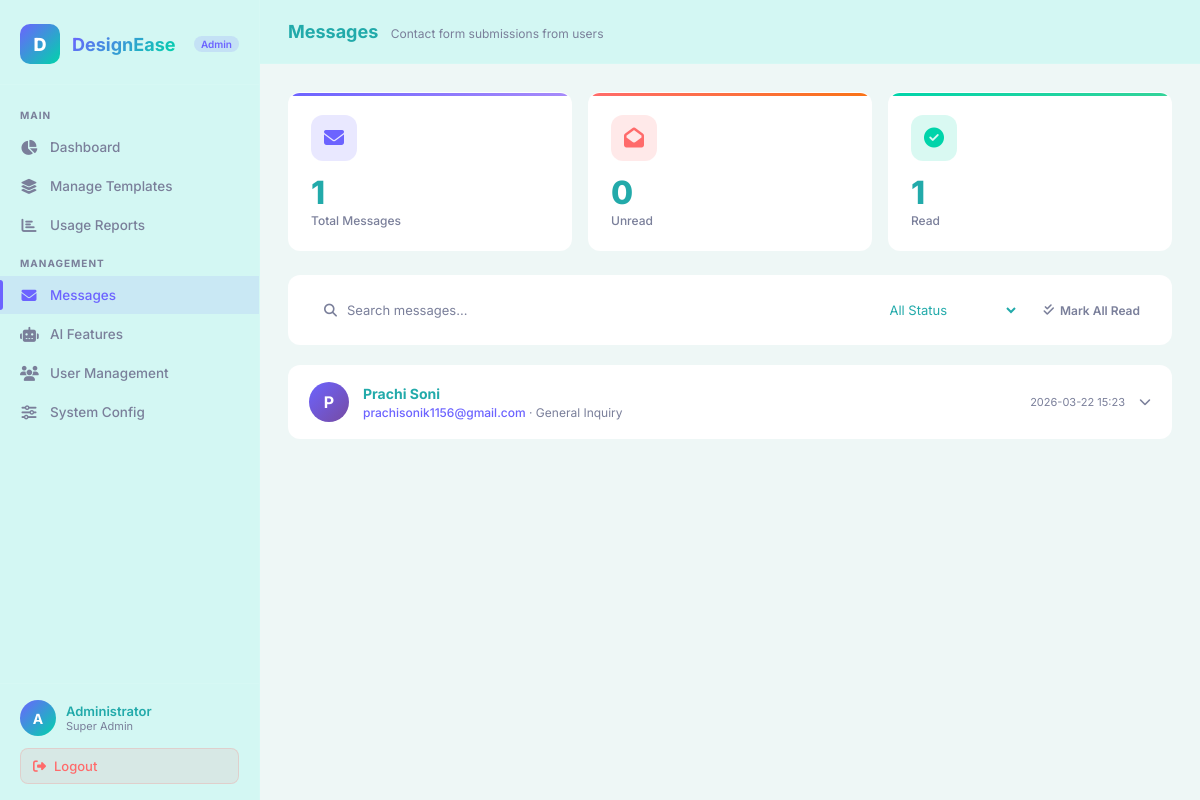
Screenshot of /admin/messages (signed in) with the database file from the repository.
### tables this page shows
CREATE TABLE contact_messages (
    id INTEGER PRIMARY KEY AUTOINCREMENT,
    first_name TEXT NOT NULL,
    last_name TEXT NOT NULL,
    email TEXT NOT NULL,
    phone TEXT,
    subject TEXT,
    message TEXT NOT NULL,
    status TEXT DEFAULT 'unread',
    created_at TIMESTAMP DEFAULT CURRENT_TIMESTAMP
);

### app.py (the view)
@app.route('/admin/messages')
@admin_required
def admin_messages():
    conn = get_db()
    messages = conn.execute(
        "SELECT * FROM contact_messages ORDER BY created_at DESC"
    ).fetchall()
    unread = conn.execute(
        "SELECT COUNT(*) FROM contact_messages WHERE status='unread'"
    ).fetchone()[0]
    conn.close()
    return render_template('admin_messages.html', messages=messages, unread=unread)

### app.py (called while the page is built)
def get_db_connection():
    conn = sqlite3.connect(DATABASE, timeout=10)
    conn.row_factory = sqlite3.Row
    return conn

def admin_required(f):
    @wraps(f)
    def wrapper(*args, **kwargs):
        if not session.get('admin'):
            return redirect(url_for('login'))
        return f(*args, **kwargs)
    return wrapper

### templates/admin_messages.html (shortened to what this page needs)
<!DOCTYPE html>
<html lang="en">
<head>
<link rel="stylesheet" href="https://cdnjs.cloudflare.com/ajax/libs/font-awesome/6.5.0/css/all.min.css">
<link rel="stylesheet" href="{{ url_for('static', filename='admin.css') }}">
</head>
<body>
<aside class="sidebar">
  <div class="sidebar-logo">
    <div class="logo-icon">D</div>
    <span class="logo-text">DesignEase</span>
    <span class="logo-badge">Admin</span>
  </div>
  <nav class="sidebar-nav">
    <div class="nav-section-title">Main</div>
    <a href="{{ url_for('admin_dashboard') }}" class="nav-item">
      <i class="fas fa-chart-pie"></i> Dashboard
    </a>
    <a href="{{ url_for('manage_templates') }}" class="nav-item">
      <i class="fas fa-layer-group"></i> Manage Templates
    </a>
    <a href="{{ url_for('user_report') }}" class="nav-item">
      <i class="fas fa-chart-bar"></i> Usage Reports
    </a>
    <div class="nav-section-title">Management</div>
    <a href="{{ url_for('admin_messages') }}" class="nav-item active">
      <i class="fas fa-envelope"></i> Messages
    </a>
    <a href="{{ url_for('ai_features') }}" class="nav-item">
      <i class="fas fa-robot"></i> AI Features
    </a>
    <a href="/admin/users" class="nav-item">
      <i class="fas fa-users"></i> User Management
    </a>
    <a href="{{ url_for('system_config') }}" class="nav-item">
      <i class="fas fa-sliders-h"></i> System Config
    </a>
  </nav>
  <div class="sidebar-footer">
    <div class="admin-info">
      <div class="admin-avatar">A</div>
      <div>
        <div class="admin-name">Administrator</div>
        <div class="admin-role">Super Admin</div>
      </div>
    </div>
    <a href="{{ url_for('logout') }}" class="logout-btn">
      <i class="fas fa-sign-out-alt"></i> Logout
    </a>
  </div>
</aside>
<div class="main-wrapper">
  <header class="top-header">
    <div>
      <span class="header-title">Messages</span>
      <span class="header-subtitle">Contact form submissions from users</span>
    </div>
  </header>
  <main class="page-content">
    <div class="stats-grid" style="grid-template-columns:repeat(3,1fr);margin-bottom:24px">
      <div class="stat-card purple">
        <div class="stat-top"><div class="stat-icon purple"><i class="fas fa-envelope"></i></div></div>
        <div class="stat-value">{{ messages|length }}</div>
        <div class="stat-label">Total Messages</div>
      </div>
      <div class="stat-card red">
        <div class="stat-top"><div class="stat-icon red"><i class="fas fa-envelope-open"></i></div></div>
        <div class="stat-value">{{ unread }}</div>
        <div class="stat-label">Unread</div>
      </div>
      <div class="stat-card green">
        <div class="stat-top"><div class="stat-icon green"><i class="fas fa-check-circle"></i></div></div>
        <div class="stat-value">{{ messages|length - unread }}</div>
        <div class="stat-label">Read</div>
      </div>
    </div>
    <div class="card" style="margin-bottom:20px">
      <div class="card-body" style="padding:14px 20px;display:flex;gap:12px;align-items:center;flex-wrap:wrap">
        <div class="search-bar" style="flex:1;min-width:200px">
          <i class="fas fa-search"></i>
          <input type="text" placeholder="Search messages..." id="msgSearch" oninput="filterMessages()">
        </div>
        <select class="form-control" id="statusFilter" style="width:150px" onchange="filterMessages()">
          <option value="all">All Status</option>
        </select>
        <button class="btn btn-outline btn-sm" onclick="markAllRead()">
          <i class="fas fa-check-double"></i> Mark All Read
        </button>
      </div>
    </div>
    <div class="card">
      <div class="card-body" style="padding:0">
        {% if messages %}
        <div id="messagesList">
          {% for msg in messages %}
          <div class="msg-row {% if msg.status == 'unread' %}msg-unread{% endif %}"
               id="msg-{{ msg.id }}"
               data-name="{{ (msg.first_name ~ ' ' ~ msg.last_name)|lower }}"
               data-email="{{ msg.email|lower }}"
               data-subject="{{ (msg.subject or '')|lower }}"
               data-status="{{ msg.status }}">
            <div class="msg-header" onclick="toggleMsg({{ msg.id }})">
              <div class="msg-left">
                <div class="msg-avatar">{{ msg.first_name[0]|upper }}</div>
                <div class="msg-meta">
                  <div class="msg-sender">
                    {{ msg.first_name }} {{ msg.last_name }}
                  </div>
                  <div class="msg-preview">
                    <span class="msg-email-tag">{{ msg.email }}</span>
                    {% if msg.subject %}· {{ msg.subject }}{% endif %}
                  </div>
                </div>
              </div>
              <div class="msg-right">
                <span class="msg-time">{{ msg.created_at[:16] if msg.created_at else '' }}</span>
                <i class="fas fa-chevron-down msg-chevron" id="chev-{{ msg.id }}"></i>
              </div>
            </div>
          </div>
          {% endfor %}
        </div>
        {% endif %}
      </div>
    </div>
  </main>
</div>
</body>
</html>

### templates/admin_messages.html (style rules this page uses)
.msg-row { border-bottom: 1px solid var(--border); transition: background 0.15s; }
.msg-row:last-child { border-bottom: none; }
.msg-header { display: flex; align-items: center; justify-content: space-between; padding: 16px 20px; cursor: pointer; user-select: none; }
.msg-left { display: flex; align-items: center; gap: 14px; flex: 1; min-width: 0; }
.msg-avatar { width: 40px; height: 40px; border-radius: 50%; background: linear-gradient(135deg, var(--accent), #764ba2); display: flex; align-items: center; justify-content: center; font-size: 16px; font-weight: 700; color: #fff; flex-shrink: 0; }
.msg-meta { min-width: 0; }
.msg-sender { font-size: 14px; font-weight: 700; color: var(--text-primary); display: flex; align-items: center; }
.msg-preview { font-size: 12px; color: var(--text-muted); margin-top: 3px; white-space: nowrap; overflow: hidden; text-overflow: ellipsis; }
.msg-email-tag { color: var(--accent); font-weight: 500; }
.msg-right { display: flex; align-items: center; gap: 14px; flex-shrink: 0; margin-left: 16px; }
.msg-time { font-size: 11px; color: var(--text-muted); white-space: nowrap; }
.msg-chevron { font-size: 12px; color: var(--text-muted); transition: transform 0.2s; }

### rows the page displays
contact_messages: first_name "P", first_name "Prachi", last_name "Soni", email "prachisonik1156@gmail.com", subject "General Inquiry", created_at "2026-03-22 15:23"

### other values shown
{{ messages|length }} "1"
{{ unread }} "0"
{{ messages|length - unread }} "1"
